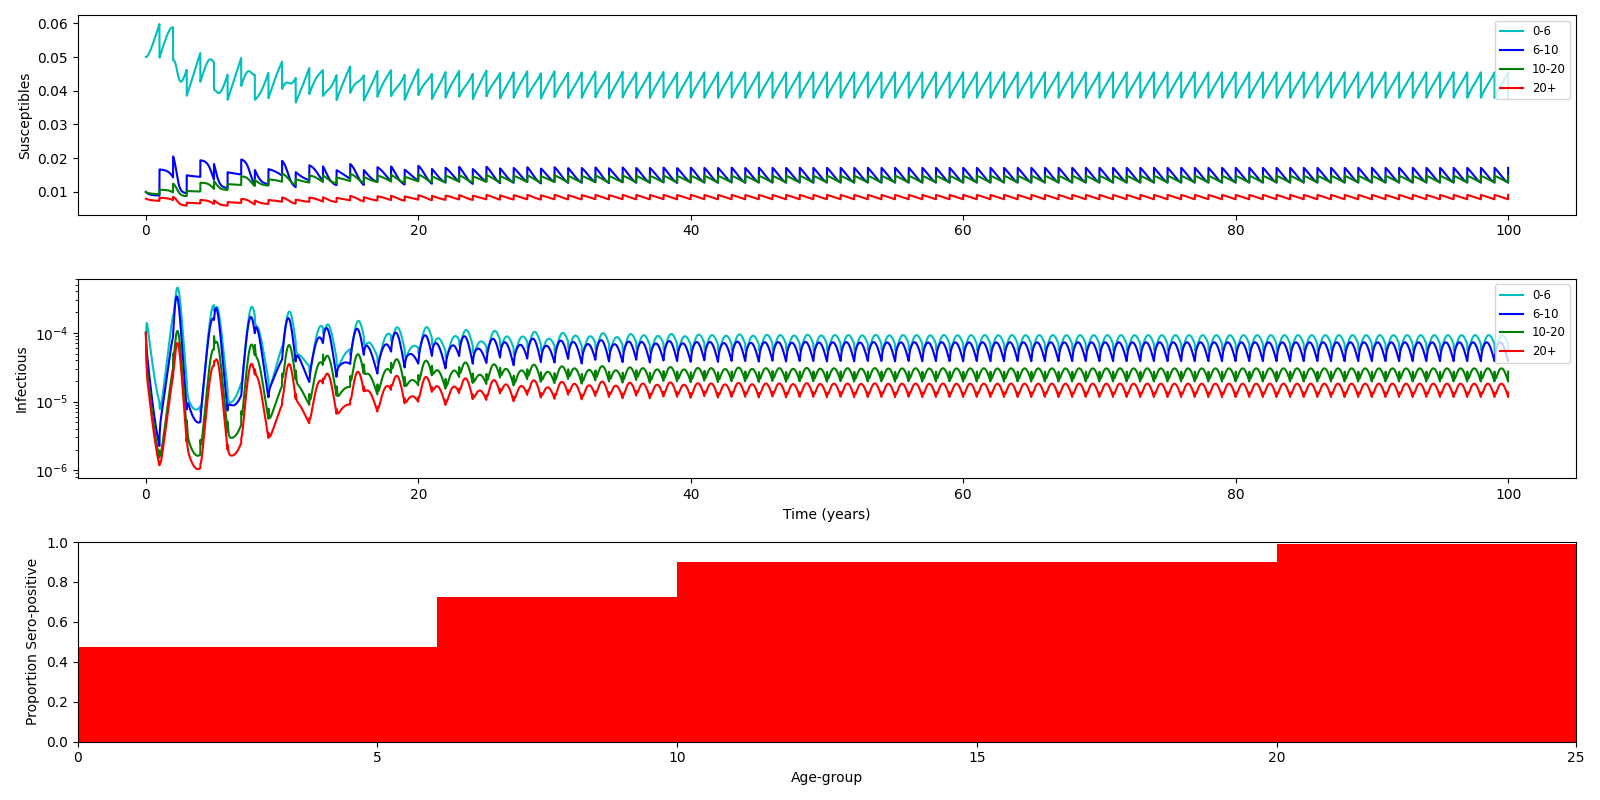

Reproduce this figure in Python.
#!/usr/bin/env python3

####################################################################
###    This is the PYTHON version of program 3.4 from page 87 of   #
### "Modeling Infectious Disease in humans and animals"            #
### by Keeling & Rohani.										   #
###																   #
### It is the SEIR model with four different age-groups and 	   #
### yearly "movements" between the groups mimicking the school year#
####################################################################

###################################
### Written by Ilias Soumpasis    #
### [email redacted]	  #
###################################

# Environment preparation
import scipy.integrate as spi
import numpy as np
import pylab as pl
from matplotlib.font_manager import FontProperties

# Parameters
m=4
mu=np.array([0.0,0.0,0.0,1.0/(55*365)])
nu=np.array([1.0/(55*365),0.0,0.0,0.0])
n=np.array([6.0,4.0,10.0,55.0])/75.0
S0=np.array([0.05,0.01,0.01,0.008])
E0=np.array([0.0001,0.0001,0.0001,0.0001])
I0=np.array([0.0001,0.0001,0.0001,0.0001])
R0= np.array([ 0.0298, 0.04313333, 0.12313333, 0.72513333])
ND=MaxTime=365.
beta=np.array(([2.089, 2.089, 2.086, 2.037], [2.089, 9.336, 2.086, 2.037], [2.086, 2.086, 2.086, 2.037], [2.037, 2.037, 2.037, 2.037]))
gamma=1/5.0
sigma=1/8.0
TS=1.0


INPUT=np.hstack((S0,E0,I0,R0))

# Model definition
def diff_eqs(INP,t):
	'''The main set of equations'''
	Y=np.zeros((16))
	V = INP
	for i in range(m):
		Inf = np.dot(beta[i],  V[list(np.array(range(m))+2*m)]) *V[i]
		Y[i] = nu[i]*n[3] - Inf - mu[i] * V[i]
		Y[(m+i)] = Inf - mu[i] * V[(m+i)] - sigma * V[(m+i)]
		Y[(2*m+i)] = sigma * V[(m+i)] - gamma * V[(2*m+i)] - mu[i] * V[(2*m+i)]
		Y[(3*m+i)] = gamma * V[(2*m+i)] - mu[i] * V[(3*m+i)]
	return Y   # For odeint

t_start = 0.0; t_end = ND; t_inc = TS
t_range = np.arange(t_start, t_end+t_inc, t_inc)

RES2=np.zeros((16))
k=1
while k<=100:
	RES = spi.odeint(diff_eqs,INPUT,t_range)
	INPUT=RES[-1]
	INPUT[15]=INPUT[15]+INPUT[14]/10
	INPUT[14]=INPUT[14]+INPUT[13]/4-INPUT[14]/10
	INPUT[13]=INPUT[13]+INPUT[12]/6-INPUT[13]/4
	INPUT[12]=INPUT[12]-INPUT[12]/6

	INPUT[11]=INPUT[11]+INPUT[10]/10
	INPUT[10]=INPUT[10]+INPUT[9]/4-INPUT[10]/10
	INPUT[9]=INPUT[9]+INPUT[8]/6-INPUT[9]/4
	INPUT[8]=INPUT[8]-INPUT[8]/6

	INPUT[7]=INPUT[7]+INPUT[6]/10
	INPUT[6]=INPUT[6]+INPUT[5]/4-INPUT[6]/10
	INPUT[5]=INPUT[5]+INPUT[4]/6-INPUT[5]/4
	INPUT[4]=INPUT[4]-INPUT[4]/6

	INPUT[3]=INPUT[3]+INPUT[2]/10
	INPUT[2]=INPUT[2]+INPUT[1]/4-INPUT[2]/10
	INPUT[1]=INPUT[1]+INPUT[0]/6-INPUT[1]/4
	INPUT[0]=INPUT[0]-INPUT[0]/6
	RES2=np.vstack((RES2,RES))
	k=k+1

RES=RES2[1:,]

# Print Results
print (RES)

Time=np.arange(100*(ND+1))/(ND+1)

##Ploting
pl.figure(figsize=(16,8))
pl.subplot(311)
pl.plot(Time,RES[:,0], 'c', label='0-6')
pl.plot(Time,RES[:,1], 'b', label='6-10')
pl.plot(Time,RES[:,2], 'g', label='10-20')
pl.plot(Time,RES[:,3], 'r', label='20+')
pl.ylabel('Susceptibles')
# pl.xlabel('Time (years)')
pl.legend(loc=1, prop = FontProperties(size='smaller'))


pl.subplot(312)
pl.semilogy(Time,RES[:,0+2*m], 'c', label='0-6')
pl.semilogy(Time,RES[:,1+2*m], 'b', label='6-10')
pl.semilogy(Time,RES[:,2+2*m], 'g', label='10-20')
pl.semilogy(Time,RES[:,3+2*m], 'r', label='20+')
pl.ylabel('Infectious')
pl.xlabel('Time (years)')
pl.legend(loc=1, prop = FontProperties(size='smaller'))

R=np.zeros(4)
pl.subplot(313)
mm=np.where(Time>(ND-365.))
for i in range(4):
	R[i]=1.-np.mean(RES[mm,i])/n[i]

pl.fill(np.array([0, 0, 6, 6,  6, 6, 10, 10, 10, 10, 20, 20, 20, 20, 75, 75]),\
np.array([0, R[0], R[0], 0, 0, R[1], R[1], 0, 0, R[2], R[2], 0, 0, R[3], R[3], 0]),'r')
pl.xlabel('Age-group')
pl.ylabel('Proportion Sero-positive')
pl.xlim((0,25))
pl.ylim((0,1))
pl.tight_layout()
pl.savefig('Program_3_4.png')
pl.show()
